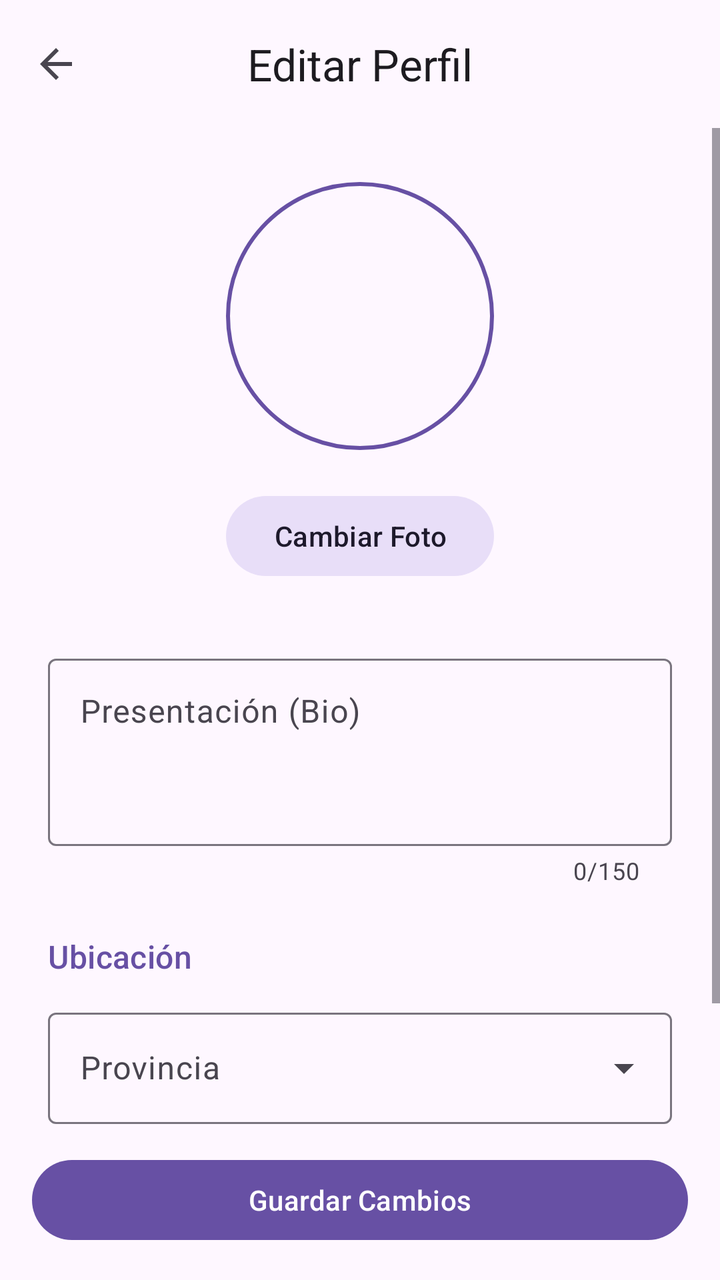
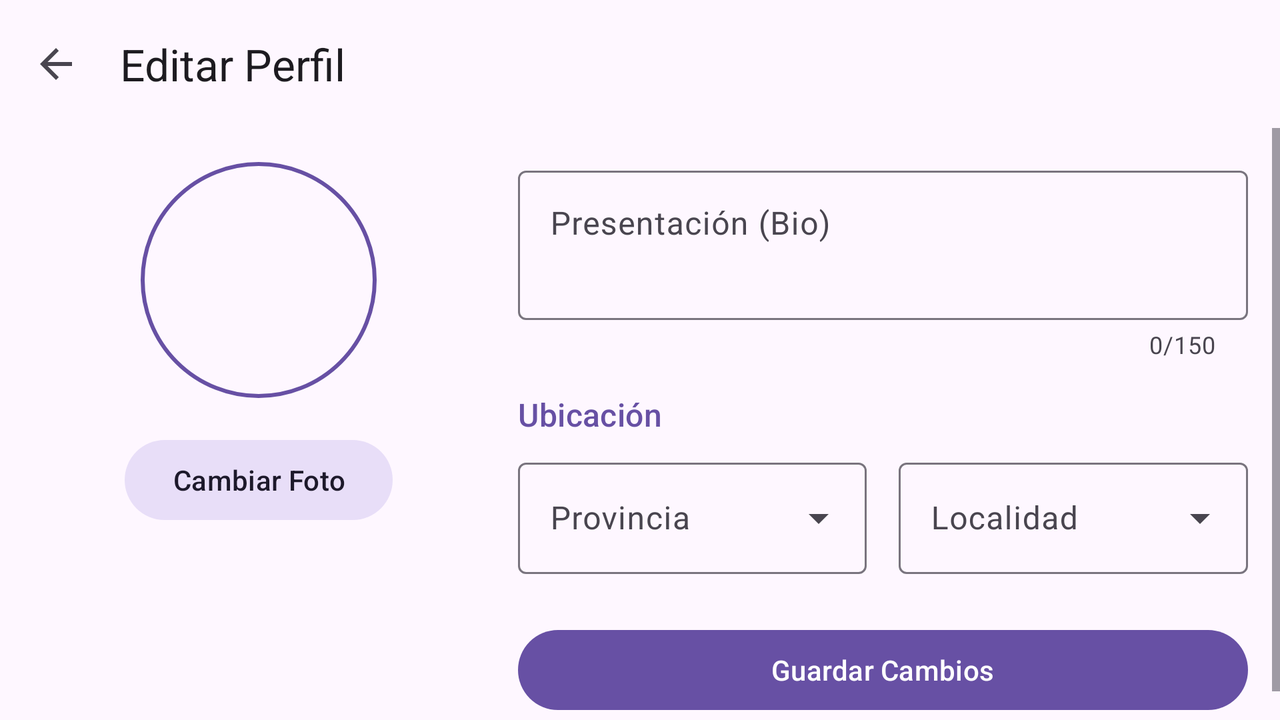

First picture: res/layout/ on a phone held upright. Second picture: the repository's own variant of that layout, on a device whose configuration matches the variant's folder. Source for both follows.
<!-- AndroidManifest.xml: application theme Theme.CollabUp -->
<!-- res/layout/activity_edit_profile.xml -->
<?xml version="1.0" encoding="utf-8"?>
<androidx.constraintlayout.widget.ConstraintLayout
    xmlns:android="http://schemas.android.com/apk/res/android"
    xmlns:app="http://schemas.android.com/apk/res-auto"
    xmlns:tools="http://schemas.android.com/tools"
    android:layout_width="match_parent"
    android:layout_height="match_parent"
    android:background="?android:colorBackground">

    <com.google.android.material.appbar.AppBarLayout
        android:id="@+id/appBarLayout"
        android:layout_width="match_parent"
        android:layout_height="wrap_content"
        app:layout_constraintTop_toTopOf="parent"
        app:elevation="0dp"
        android:background="?android:colorBackground">

        <com.google.android.material.appbar.MaterialToolbar
            android:id="@+id/editProfileToolbar"
            android:layout_width="match_parent"
            android:layout_height="?attr/actionBarSize"
            app:navigationIcon="?attr/homeAsUpIndicator"
            app:title="@string/title_edit_profile"
            app:titleCentered="true"/>

    </com.google.android.material.appbar.AppBarLayout>

    <ScrollView
        android:layout_width="0dp"
        android:layout_height="0dp"
        android:fillViewport="true"
        app:layout_constraintTop_toBottomOf="@id/appBarLayout"
        app:layout_constraintBottom_toTopOf="@+id/btnSaveChanges"
        app:layout_constraintStart_toStartOf="parent"
        app:layout_constraintEnd_toEndOf="parent">

        <androidx.constraintlayout.widget.ConstraintLayout
            android:layout_width="match_parent"
            android:layout_height="wrap_content"
            android:padding="24dp">

            <com.google.android.material.imageview.ShapeableImageView
                android:id="@+id/imgProfile"
                android:layout_width="140dp"
                android:layout_height="140dp"
                android:scaleType="centerCrop"
                app:shapeAppearanceOverlay="@style/ShapeAppearance.Material3.Corner.Full"
                app:strokeColor="?attr/colorPrimary"
                app:strokeWidth="2dp"
                android:padding="4dp"
                app:layout_constraintTop_toTopOf="parent"
                app:layout_constraintStart_toStartOf="parent"
                app:layout_constraintEnd_toEndOf="parent"
                android:src="@drawable/ic_launcher_foreground"
                android:contentDescription="@string/profile_picture_desc" />

            <Button
                android:id="@+id/btnChangeImage"
                style="@style/Widget.Material3.Button.TonalButton"
                android:layout_width="wrap_content"
                android:layout_height="wrap_content"
                android:layout_marginTop="16dp"
                android:text="@string/button_change_photo"
                app:icon="@drawable/ic_edit"
                app:layout_constraintTop_toBottomOf="@id/imgProfile"
                app:layout_constraintStart_toStartOf="parent"
                app:layout_constraintEnd_toEndOf="parent"/>

            <com.google.android.material.textfield.TextInputLayout
                android:id="@+id/tilPresentation"
                style="@style/Widget.Material3.TextInputLayout.OutlinedBox"
                android:layout_width="0dp"
                android:layout_height="wrap_content"
                android:layout_marginTop="32dp"
                android:hint="@string/hint_bio"
                app:counterEnabled="true"
                app:counterMaxLength="150"
                app:layout_constraintTop_toBottomOf="@id/btnChangeImage"
                app:layout_constraintStart_toStartOf="parent"
                app:layout_constraintEnd_toEndOf="parent">

                <com.google.android.material.textfield.TextInputEditText
                    android:id="@+id/eTxtPresentation"
                    android:layout_width="match_parent"
                    android:layout_height="wrap_content"
                    android:gravity="top"
                    android:inputType="textMultiLine"
                    android:maxLength="150"
                    android:minLines="3" />
            </com.google.android.material.textfield.TextInputLayout>

            <TextView
                android:id="@+id/tvLocationLabel"
                android:layout_width="wrap_content"
                android:layout_height="wrap_content"
                android:layout_marginTop="24dp"
                android:text="@string/label_location"
                android:textAppearance="?attr/textAppearanceTitleMedium"
                android:textColor="?attr/colorPrimary"
                app:layout_constraintStart_toStartOf="parent"
                app:layout_constraintTop_toBottomOf="@id/tilPresentation"/>

            
            
            <com.google.android.material.textfield.TextInputLayout
                android:id="@+id/tilProvincia"
                style="@style/Widget.Material3.TextInputLayout.OutlinedBox.ExposedDropdownMenu"
                android:layout_width="0dp"
                android:layout_height="wrap_content"
                android:layout_marginTop="12dp"
                android:hint="@string/hint_province"
                app:layout_constraintEnd_toEndOf="parent"
                app:layout_constraintStart_toStartOf="parent"
                app:layout_constraintTop_toBottomOf="@id/tvLocationLabel">

                <com.google.android.material.textfield.MaterialAutoCompleteTextView
                    android:id="@+id/autoCompleteProvincia"
                    android:layout_width="match_parent"
                    android:layout_height="wrap_content"
                    android:inputType="text"
                    android:maxLines="1" />
            </com.google.android.material.textfield.TextInputLayout>

            
            <com.google.android.material.textfield.TextInputLayout
                android:id="@+id/tilLocalidad"
                style="@style/Widget.Material3.TextInputLayout.OutlinedBox.ExposedDropdownMenu"
                android:layout_width="0dp"
                android:layout_height="wrap_content"
                android:layout_marginTop="16dp"
                android:hint="@string/hint_city"
                app:layout_constraintEnd_toEndOf="parent"
                app:layout_constraintStart_toStartOf="parent"
                app:layout_constraintTop_toBottomOf="@id/tilProvincia">

                <com.google.android.material.textfield.MaterialAutoCompleteTextView
                    android:id="@+id/autoCompleteLocalidad"
                    android:layout_width="match_parent"
                    android:layout_height="wrap_content"
                    android:inputType="text"
                    android:maxLines="1" />
            </com.google.android.material.textfield.TextInputLayout>

        </androidx.constraintlayout.widget.ConstraintLayout>
    </ScrollView>

    <Button
        android:id="@+id/btnSaveChanges"
        android:layout_width="0dp"
        android:layout_height="wrap_content"
        android:text="@string/button_save_changes"
        android:layout_margin="16dp"
        style="@style/Widget.Material3.Button"
        app:layout_constraintBottom_toBottomOf="parent"
        app:layout_constraintStart_toStartOf="parent"
        app:layout_constraintEnd_toEndOf="parent"/>

</androidx.constraintlayout.widget.ConstraintLayout>
<!-- resources referenced by this layout -->
<resources>
  <string name="button_change_photo">Cambiar Foto</string>
  <string name="button_save_changes">Guardar Cambios</string>
  <string name="hint_bio">Presentación (Bio)</string>
  <string name="hint_city">Localidad</string>
  <string name="hint_province">Provincia</string>
  <string name="label_location">Ubicación</string>
  <string name="profile_picture_desc">Foto de perfil</string>
  <string name="title_edit_profile">Editar Perfil</string>
  <style name="Theme.CollabUp" parent="Base.Theme.CollabUp" />
  <style name="Base.Theme.CollabUp" parent="Theme.Material3.DayNight.NoActionBar">
          
          
      </style>
</resources>
<!-- res/layout-land/activity_edit_profile.xml (the repository's variant of the layout above) -->
<!-- drawn on the phone turned sideways -->
<?xml version="1.0" encoding="utf-8"?>
<androidx.constraintlayout.widget.ConstraintLayout
    xmlns:android="http://schemas.android.com/apk/res/android"
    xmlns:app="http://schemas.android.com/apk/res-auto"
    xmlns:tools="http://schemas.android.com/tools"
    android:layout_width="match_parent"
    android:layout_height="match_parent"
    android:background="?android:colorBackground">

    <com.google.android.material.appbar.AppBarLayout
        android:id="@+id/appBarLayout"
        android:layout_width="match_parent"
        android:layout_height="wrap_content"
        app:layout_constraintTop_toTopOf="parent"
        app:elevation="0dp"
        android:background="?android:colorBackground">

        <com.google.android.material.appbar.MaterialToolbar
            android:id="@+id/editProfileToolbar"
            android:layout_width="match_parent"
            android:layout_height="?attr/actionBarSize"
            app:navigationIcon="?attr/homeAsUpIndicator"
            app:title="@string/title_edit_profile" />

    </com.google.android.material.appbar.AppBarLayout>

    <ScrollView
        android:layout_width="match_parent"
        android:layout_height="0dp"
        android:fillViewport="true"
        app:layout_constraintTop_toBottomOf="@id/appBarLayout"
        app:layout_constraintBottom_toBottomOf="parent">

        <LinearLayout
            android:layout_width="match_parent"
            android:layout_height="wrap_content"
            android:orientation="horizontal"
            android:padding="16dp"
            android:baselineAligned="false">

            
            <LinearLayout
                android:layout_width="0dp"
                android:layout_weight="0.4"
                android:layout_height="wrap_content"
                android:orientation="vertical"
                android:gravity="center_horizontal"
                android:paddingEnd="16dp">

                <com.google.android.material.imageview.ShapeableImageView
                    android:id="@+id/imgProfile"
                    android:layout_width="120dp"
                    android:layout_height="120dp"
                    android:scaleType="centerCrop"
                    app:shapeAppearanceOverlay="@style/ShapeAppearance.Material3.Corner.Full"
                    app:strokeColor="?attr/colorPrimary"
                    app:strokeWidth="2dp"
                    android:padding="2dp"
                    android:src="@drawable/ic_launcher_foreground"
                    android:contentDescription="@string/profile_picture_desc" />

                <Button
                    android:id="@+id/btnChangeImage"
                    style="@style/Widget.Material3.Button.TonalButton"
                    android:layout_width="wrap_content"
                    android:layout_height="wrap_content"
                    android:layout_marginTop="16dp"
                    android:text="@string/button_change_photo"
                    app:icon="@drawable/ic_edit"/>
            </LinearLayout>

            
            <LinearLayout
                android:layout_width="0dp"
                android:layout_weight="0.6"
                android:layout_height="wrap_content"
                android:orientation="vertical">

                <com.google.android.material.textfield.TextInputLayout
                    android:id="@+id/tilPresentation"
                    style="@style/Widget.Material3.TextInputLayout.OutlinedBox"
                    android:layout_width="match_parent"
                    android:layout_height="wrap_content"
                    android:hint="@string/hint_bio"
                    app:counterEnabled="true"
                    app:counterMaxLength="150">

                    <com.google.android.material.textfield.TextInputEditText
                        android:id="@+id/eTxtPresentation"
                        android:layout_width="match_parent"
                        android:layout_height="wrap_content"
                        android:gravity="top"
                        android:inputType="textMultiLine"
                        android:maxLength="150"
                        android:minLines="2" />
                </com.google.android.material.textfield.TextInputLayout>

                <TextView
                    android:layout_width="wrap_content"
                    android:layout_height="wrap_content"
                    android:layout_marginTop="16dp"
                    android:text="@string/label_location"
                    android:textAppearance="?attr/textAppearanceTitleMedium"
                    android:textColor="?attr/colorPrimary"/>

                <LinearLayout
                    android:layout_width="match_parent"
                    android:layout_height="wrap_content"
                    android:orientation="horizontal"
                    android:layout_marginTop="8dp">

                    
                    <com.google.android.material.textfield.TextInputLayout
                        android:id="@+id/tilProvincia"
                        style="@style/Widget.Material3.TextInputLayout.OutlinedBox.ExposedDropdownMenu"
                        android:layout_width="0dp"
                        android:layout_weight="1"
                        android:layout_height="wrap_content"
                        android:layout_marginEnd="8dp"
                        android:hint="@string/hint_province">

                        <com.google.android.material.textfield.MaterialAutoCompleteTextView
                            android:id="@+id/autoCompleteProvincia"
                            android:layout_width="match_parent"
                            android:layout_height="wrap_content"
                            android:inputType="text"
                            android:maxLines="1" />
                    </com.google.android.material.textfield.TextInputLayout>

                    
                    <com.google.android.material.textfield.TextInputLayout
                        android:id="@+id/tilLocalidad"
                        style="@style/Widget.Material3.TextInputLayout.OutlinedBox.ExposedDropdownMenu"
                        android:layout_width="0dp"
                        android:layout_weight="1"
                        android:layout_height="wrap_content"
                        android:layout_marginStart="8dp"
                        android:hint="@string/hint_city">

                        <com.google.android.material.textfield.MaterialAutoCompleteTextView
                            android:id="@+id/autoCompleteLocalidad"
                            android:layout_width="match_parent"
                            android:layout_height="wrap_content"
                            android:inputType="text"
                            android:maxLines="1" />
                    </com.google.android.material.textfield.TextInputLayout>

                </LinearLayout>

                <Button
                    android:id="@+id/btnSaveChanges"
                    android:layout_width="match_parent"
                    android:layout_height="wrap_content"
                    android:text="@string/button_save_changes"
                    android:layout_marginTop="24dp"
                    style="@style/Widget.Material3.Button"/>

            </LinearLayout>
        </LinearLayout>
    </ScrollView>
</androidx.constraintlayout.widget.ConstraintLayout>
